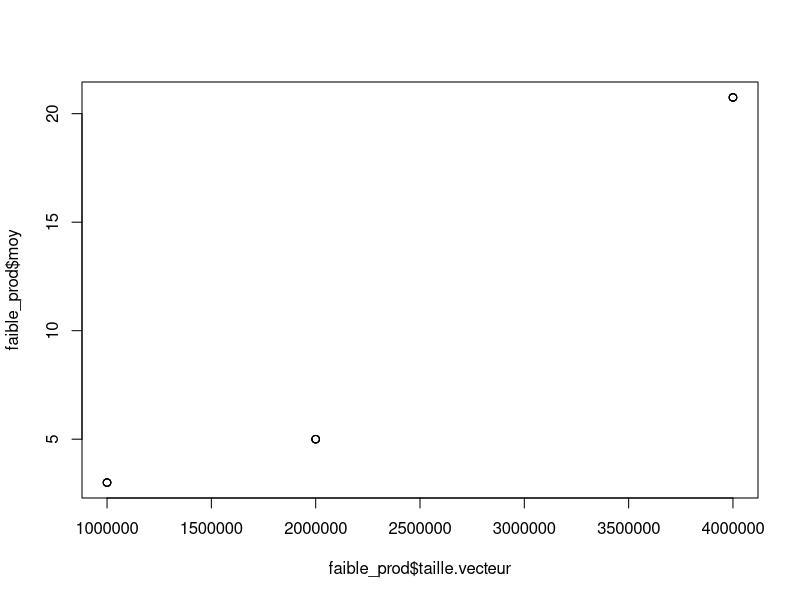

Generate this figure with R:

faible_prod <- read.table("faible_prod.txt", header = TRUE, sep="\t", dec=",")
plot( faible_prod$taille.vecteur, faible_prod$moy)
